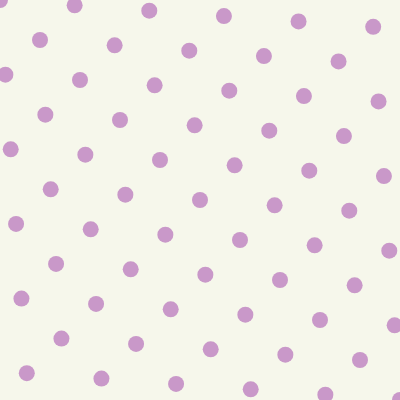
Frame 1 (no input)
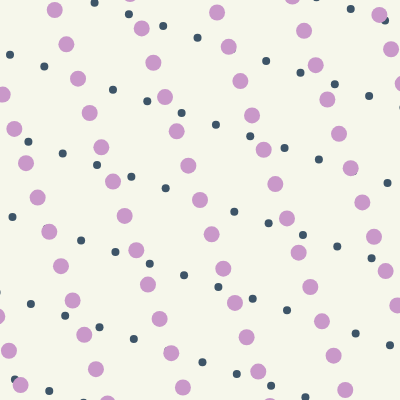
Frame 60 (no input)
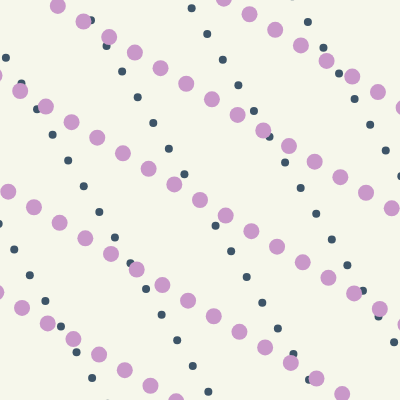
Frame 120 (the mouse pressed at the canvas centre since frame 60)

The p5.js sketch that drew these frames (run headless with seeded random() and noise() and a simulated clock; from frame 60 on, the mouse is pressed at the canvas centre):

// p5.js sketch
// ── sketch.js
const arr = [];

const WIDTH = 400;
const HEIGHT = 400;
const SPACING = 40;

const CIRCLE_SIZE_1 = 8;
const CIRCLE_SIZE_2 = 16;

const PERIOD = Math.log(7 + 4 * Math.sqrt(3));
let t = 0;

function setup() {
	createCanvas(WIDTH,HEIGHT);
	for (let i = -4*WIDTH / SPACING; i < 4*WIDTH / SPACING; i++) {
		arr.push([]);
		for (let j = -4*HEIGHT / SPACING; j < 4*HEIGHT / SPACING; j++) {
			arr[arr.length - 1].push({x: (i + Math.sqrt(3)/2 * j) * SPACING, y: (i - Math.sqrt(3)/2 * j) * SPACING});
		} 
	}
}



function draw() {
	background('#F6F7EB');
	noStroke();
	const expT = Math.exp(t);
	const expT2 = Math.exp(-t);

	for (let i = 0; i < arr.length; i++) {
		for (let j = 0; j < arr.length; j++) {
			fill('#3D5467');
			const x = arr[i][j].x * expT2 + WIDTH/2;
			const y = arr[i][j].y * expT + HEIGHT/2;
			if (x < -CIRCLE_SIZE_1 || x > WIDTH + CIRCLE_SIZE_1 || y < -CIRCLE_SIZE_1 || y > HEIGHT + CIRCLE_SIZE_1) continue;
			circle(x,y,CIRCLE_SIZE_1);
		} 
	}

	for (let i = 0; i < arr.length; i++) {
		for (let j = 0; j < arr.length; j++) {
			fill('#C998C9');
			const x = arr[i][j].x * expT + WIDTH/2;
			const y = arr[i][j].y * expT2 + HEIGHT/2;
			if (x < -CIRCLE_SIZE_2 || x > WIDTH + CIRCLE_SIZE_2 || y < -CIRCLE_SIZE_2 || y > HEIGHT + CIRCLE_SIZE_2) continue;
			circle(x,y,CIRCLE_SIZE_2);
		} 
	}

	if(t < PERIOD) {
		t+= PERIOD / 200;
	}
	else {
		t = 0;
	}
}
